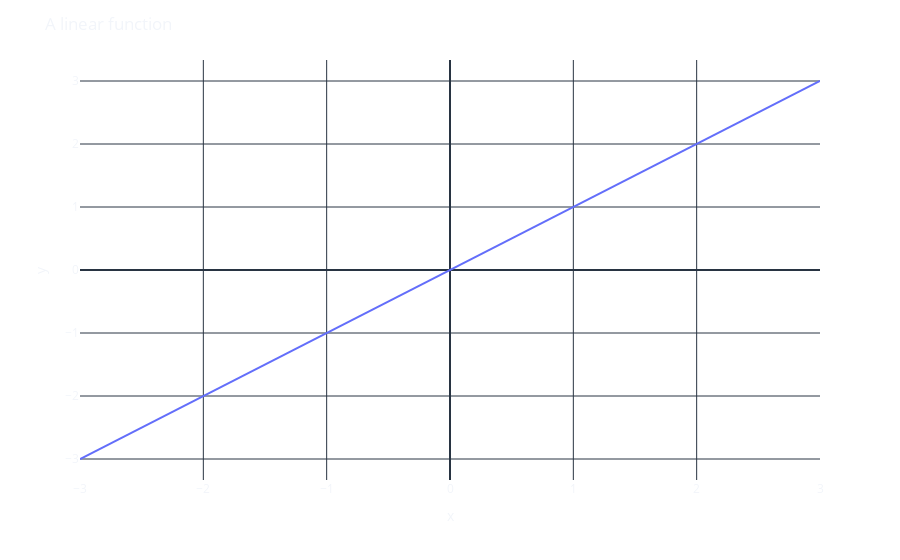
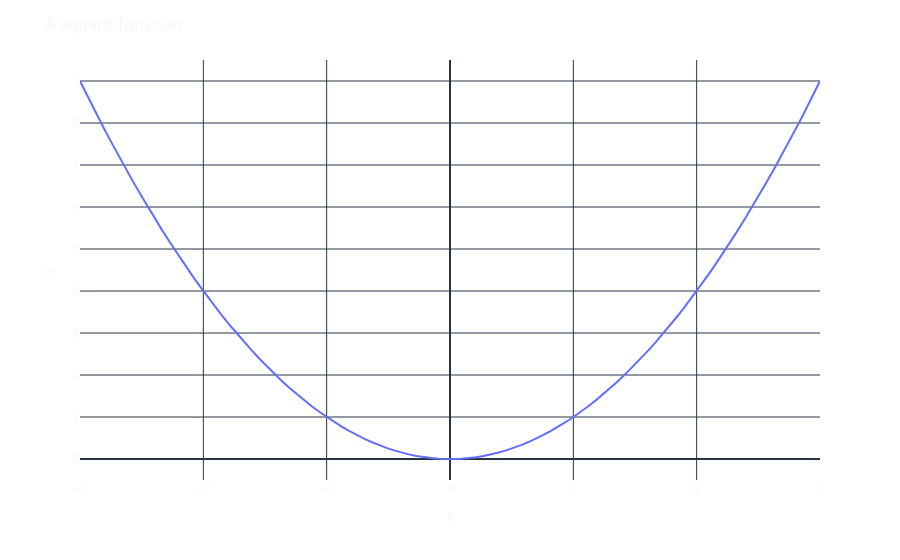
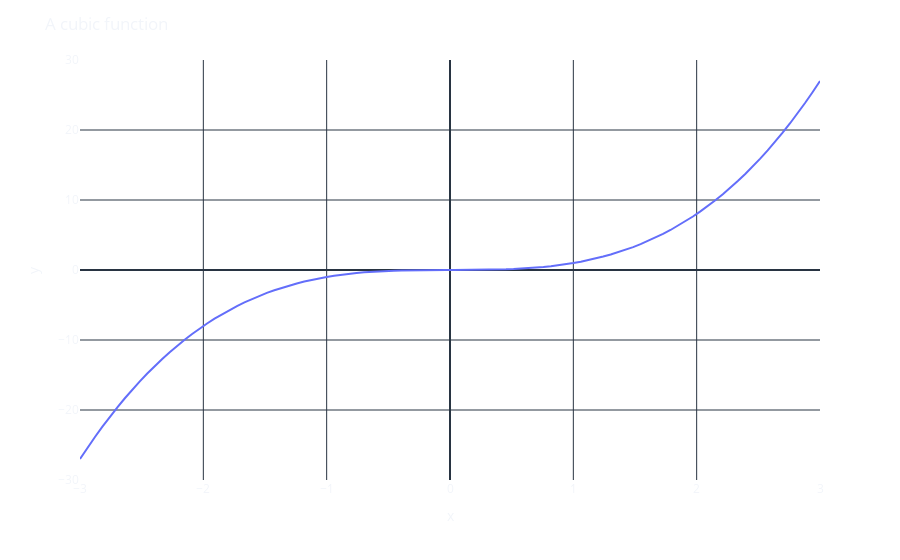

Notebook source saved alongside these figures, in order:
### Markdown cell above
For last, let us learn how to build a line. `np. linspace()` creates an array of evenly spaced samples, calculated over the interval `[start, stop]`. We can use this to create functions to graph!

### Code cell
x = np.linspace(-3, 3, num=100) # num = how_many_points_do_you_want

fig = px.line(x=x, y=x)
fig.update_layout(template='plotly_dark',
                  title='A linear function',
                  paper_bgcolor='rgba(0, 0, 0, 0)',
                  plot_bgcolor='rgba(0, 0, 0, 0)')
fig.show()

fig = px.line(x=x, y=x**2)
fig.update_layout(template='plotly_dark',
                  title='A square function',
                  paper_bgcolor='rgba(0, 0, 0, 0)',
                  plot_bgcolor='rgba(0, 0, 0, 0)')
fig.show()

fig = px.line(x=x, y=x**3)
fig.update_layout(template='plotly_dark',
                  title='A cubic function',
                  paper_bgcolor='rgba(0, 0, 0, 0)',
                  plot_bgcolor='rgba(0, 0, 0, 0)')
fig.show()
